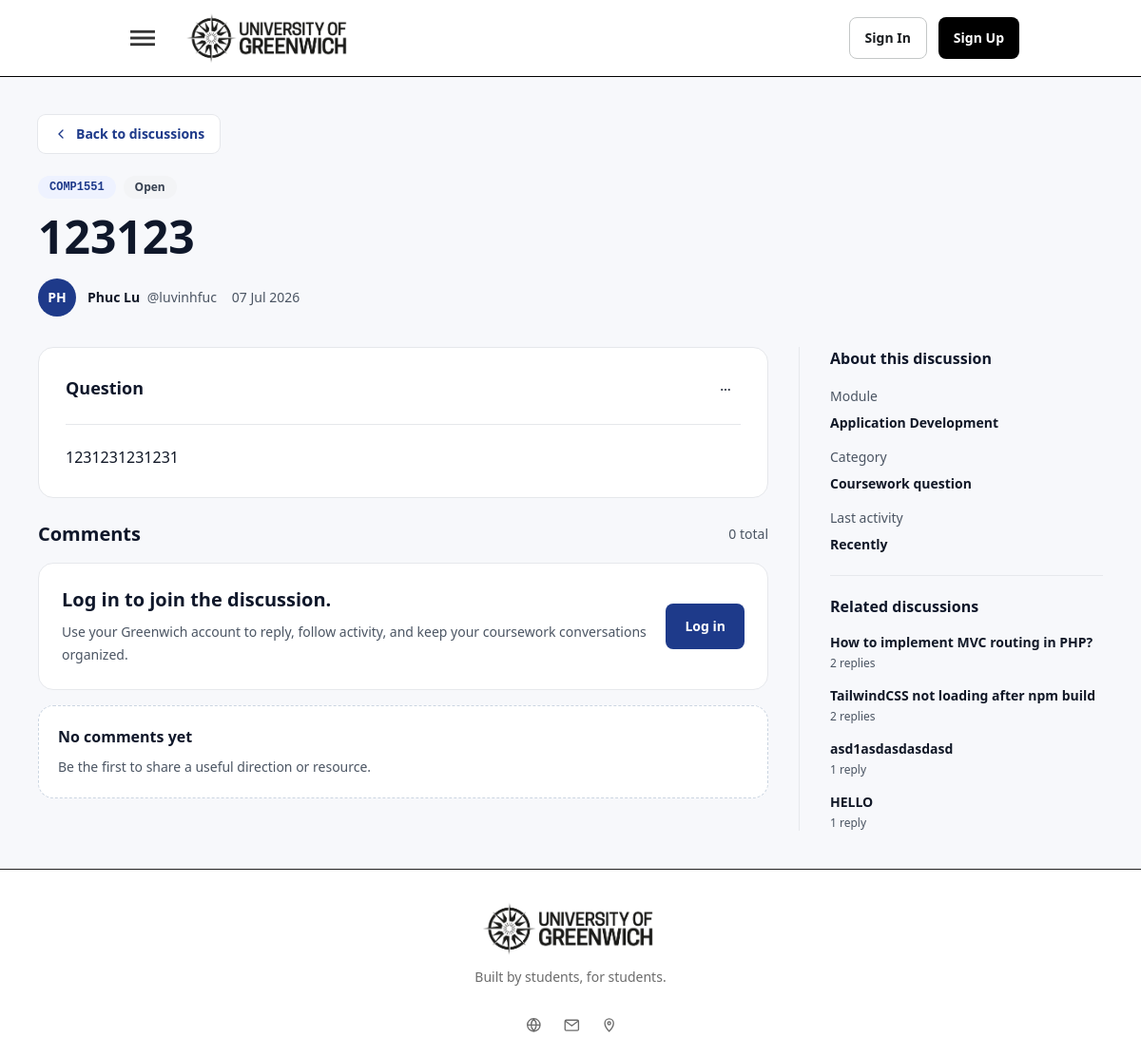
Page /discussions/11/123123-2 on the committed database.
### tables this page shows
CREATE TABLE `posts` (
  `id` int(11) NOT NULL AUTO_INCREMENT,
  `title` varchar(255) NOT NULL,
  `slug` varchar(255) DEFAULT NULL,
  `content` text NOT NULL,
  `status` enum('open','solved') DEFAULT 'open',
  `view_count` int(11) NOT NULL DEFAULT 0,
  `user_id` int(11) NOT NULL,
  `module_id` int(11) NOT NULL,
  `created_at` timestamp NOT NULL DEFAULT current_timestamp(),
  `updated_at` timestamp NULL DEFAULT NULL,
  `deleted_at` timestamp NULL DEFAULT NULL,
  PRIMARY KEY (`id`),
  UNIQUE KEY `slug` (`slug`),
  KEY `fk_posts_user` (`user_id`),
  KEY `fk_posts_module` (`module_id`),
  CONSTRAINT `fk_posts_module` FOREIGN KEY (`module_id`) REFERENCES `modules` (`id`) ON DELETE RESTRICT,
  CONSTRAINT `fk_posts_user` FOREIGN KEY (`user_id`) REFERENCES `users` (`id`) ON DELETE RESTRICT
);

CREATE TABLE `modules` (
  `id` int(11) NOT NULL AUTO_INCREMENT,
  `module_code` varchar(20) NOT NULL,
  `module_name` varchar(150) NOT NULL,
  `description` text DEFAULT NULL,
  `created_at` timestamp NOT NULL DEFAULT current_timestamp(),
  `updated_at` timestamp NULL DEFAULT NULL,
  PRIMARY KEY (`id`),
  UNIQUE KEY `module_code` (`module_code`)
);

### app/Views/discussions/show.php (the view, shortened to what the rows shown need)
<section class="box-border min-h-screen bg-[#F7F8FB] px-4 py-8 font-sans text-[#111827] sm:px-6 lg:px-10 lg:py-10">
    <div class="mx-auto flex max-w-[1180px] flex-col gap-8">
        <header class="max-w-4xl">
            <a href="<?= htmlspecialchars($discussion['back_url'], ENT_QUOTES, 'UTF-8') ?>"
                class="inline-flex min-h-10 items-center gap-2 rounded-lg bg-white px-4 text-sm font-semibold text-[#1E3A8A] ring-1 ring-[#E5E7EB] transition duration-200 hover:bg-[#EEF2FF] focus-visible:outline-2 focus-visible:outline-offset-2 focus-visible:outline-[#1E3A8A]">
                <svg viewBox="0 0 20 20" class="size-4 shrink-0" fill="none" aria-hidden="true">
                    <path d="M12.5 5 7.5 10l5 5" stroke="currentColor" stroke-width="1.7" stroke-linecap="round"
                        stroke-linejoin="round" />
                </svg>
                Back to discussions
            </a>
            <div class="mt-6 flex flex-wrap gap-2">
                <a href="<?= htmlspecialchars($discussion['module_url'], ENT_QUOTES, 'UTF-8') ?>"
                    class="inline-flex max-w-full items-center rounded-full bg-[#EEF2FF] px-3 py-1 font-mono text-xs font-semibold text-[#1E3A8A] transition duration-200 hover:bg-[#DBEAFE] focus-visible:outline-2 focus-visible:outline-offset-2 focus-visible:outline-[#1E3A8A]">
                    <span
                        class="truncate"><?= htmlspecialchars($discussion['module'], ENT_QUOTES, 'UTF-8') ?></span>
                </a>
                <span
                    class="inline-flex items-center gap-1 rounded-full px-3 py-1 text-xs font-semibold <?= $discussion['status_tone'] === 'green' ? 'bg-[#DCFCE7] text-[#166534]' : 'bg-[#F3F4F6] text-[#374151]' ?>">
                </span>
            </div>
            <h1 class="mt-4 text-3xl font-semibold text-[#0F172A] sm:text-5xl" dir="auto">
                <?= htmlspecialchars($discussion['title'], ENT_QUOTES, 'UTF-8') ?>
            </h1>
            <div class="mt-5 flex flex-wrap items-center gap-4 text-sm text-[#4B5563]">
                <span class="inline-flex min-w-0 items-center gap-3">
                </span>
                <span><?= htmlspecialchars($discussion['created_at'], ENT_QUOTES, 'UTF-8') ?></span>
            </div>
        </header>
        <div class="grid gap-8 lg:grid-cols-[minmax(0,1fr)_320px]">
            <div class="flex min-w-0 flex-col gap-6">
                <article class="bg-white p-5 rounded-2xl sm:p-7 border border-gray-200"
                    aria-labelledby="question-content-heading">
                    <div class="flex justify-between pb-5 border-b border-gray-200">
                        <h2 id="question-content-heading" class="text-lg font-semibold text-[#0F172A]">Question</h2>
                    </div>
                </article>
                <section class="flex flex-col gap-4" id="replies" aria-labelledby="replies-heading">
                    <div class="flex items-center justify-between gap-3">
                        <h2 id="replies-heading" class="text-xl font-semibold text-[#0F172A]">Comments</h2>
                    </div>
                    <section id="reply-editor" class="rounded-2xl border border-[#e6e8ec] bg-white p-5 sm:p-6"
                        aria-labelledby="reply-editor-heading">
                        <?php if ($isLoggedIn): ?>
                        <h2 id="reply-editor-heading" class="text-lg font-semibold text-[#0F172A]">Add a comment</h2>
                        <?php if (!empty($replyErrors['general'])): ?>
                        <div class="mt-4 rounded-2xl border border-[#FECACA] bg-[#FEF2F2] py-3 text-sm leading-6 text-[#991B1B]"
                            role="alert">
                            <?= htmlspecialchars($replyErrors['general'], ENT_QUOTES, 'UTF-8') ?>
                        </div>
                        <?php endif; ?>
                        <form action="<?= BASE_URL ?>/discussions/reply" method="post" enctype="multipart/form-data"
                            class="mt-4 grid gap-3">
                            <input type="hidden" name="_csrf_token"
                                value="<?= htmlspecialchars($csrfToken, ENT_QUOTES, 'UTF-8') ?>">
                            <input type="hidden" name="post_id"
                                value="<?= htmlspecialchars($discussion['id'], ENT_QUOTES, 'UTF-8') ?>">
                            <input id="reply-parent-id" type="hidden" name="parent_reply_id" value="">
                            <input type="hidden" name="slug"
                                value="<?= htmlspecialchars($discussion['slug'], ENT_QUOTES, 'UTF-8') ?>">
                            <div id="reply-parent-preview"
                                class="hidden items-center justify-between gap-3 rounded-lg bg-[#EEF2FF] px-4 py-3 text-sm text-[#1E3A8A]"
                                data-reply-parent-preview>
                                <span class="font-semibold">Replying to @<span data-replying-to-username></span></span>
                                <button type="button"
                                    class="inline-flex min-h-8 items-center rounded-md px-2 text-sm font-semibold text-[#1E3A8A] transition duration-150 hover:bg-white focus-visible:outline-2 focus-visible:outline-offset-2 focus-visible:outline-[#1E3A8A]"
                                    data-clear-reply-target>
                                    Cancel
                                </button>
                            </div>
                            <?php
                                $contentInputType = 'comment';
                                $contentInputValue = (string) ($replyOld['content'] ?? '');
                                $contentInputErrors = $replyErrors;
                                require ROOT_PATH . '/app/Views/partials/content_input.php';
                            ?>
                        </form>
                        <?php else: ?>
                        <div class="grid gap-4 sm:grid-cols-[minmax(0,1fr)_auto] sm:items-center">
                            <div>
                                <h2 id="reply-editor-heading" class="text-xl font-semibold text-[#0F172A]">Log in to
                                    join
                                    the discussion.</h2>
                            </div>
                        </div>
                        <?php endif; ?>
                    </section>
                </section>
            </div>
            <aside class="flex flex-col border-[#e6e8ec] lg:sticky lg:top-28 lg:self-start lg:border-l lg:pl-8"
                aria-label="Discussion sidebar">
                <section class="border-b border-[#e6e8ec] pb-5" aria-labelledby="about-discussion-heading">
                    <h2 id="about-discussion-heading" class="text-base font-semibold text-[#0F172A]">About this
                        discussion</h2>
                    <dl class="mt-4 grid gap-3 text-sm leading-6">
                        <div>
                            <dt class="font-medium text-[#4B5563]">Module</dt>
                            <dd class="mt-1 font-semibold text-[#111827] ">
                                <?= htmlspecialchars($discussion['module_name'], ENT_QUOTES, 'UTF-8') ?>
                            </dd>
                        </div>
                    </dl>
                </section>
                <section class="pt-5" aria-labelledby="related-discussions-heading">
                    <h2 id="related-discussions-heading" class="text-base font-semibold text-[#0F172A]">Related
                        discussions</h2>
                    <div class="mt-4 grid gap-4">
                        <?php if (!empty($relatedDiscussions)): ?>
                        <?php foreach ($relatedDiscussions as $related): ?>
                        <a href="<?= htmlspecialchars($related['url'], ENT_QUOTES, 'UTF-8') ?>"
                            class="block rounded-md transition duration-200 hover:text-[#1E3A8A] focus-visible:outline-2 focus-visible:outline-offset-2 focus-visible:outline-[#1E3A8A]">
                            <span class="block text-sm font-semibold leading-5 text-[#111827] " dir="auto">
                                <?= htmlspecialchars($related['title'], ENT_QUOTES, 'UTF-8') ?>
                            </span>
                            <span class="mt-1 block text-xs font-medium text-[#4B5563]">
                                <?= htmlspecialchars($related['replies'], ENT_QUOTES, 'UTF-8') ?>
                                <?= $related['replies'] === 1 ? 'reply' : 'replies' ?>
                            </span>
                        </a>
                        <?php endforeach; ?>
                        <?php else: ?>
                        <p class="text-sm leading-6 text-[#4B5563]">Similar questions will appear as more
                            discussions
                            become active.</p>
                        <?php endif; ?>
                    </div>
                </section>
            </aside>
        </div>
    </div>
</section>

### rows in the picture
posts: module.module_code "COMP1551", title "123123", module.module_name "Application Development"
posts: title "How to implement MVC routing in PHP?", replies "2"
posts: title "TailwindCSS not loading after npm build", replies "2"
posts: title "asd1asdasdasdasd", replies "1", shows "reply"
posts: title "HELLO", replies "1", shows "reply"

### other values in the picture
$discussion['status'] "Open"
$discussion['avatar'] "PH"
$discussion['author'] "Phuc Lu"
$discussion['author_handle'] "@luvinhfuc"
$discussion['created_at'] "07 Jul 2026"
$segmentContent "1231231231231"
$discussion['replies'] "0"
$discussion['updated_at'] "Recently"
